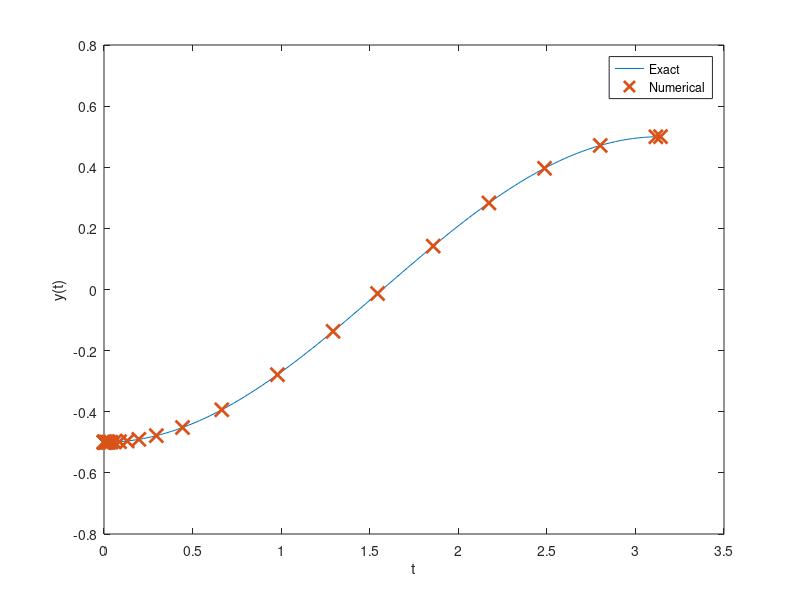

This chart was generated by the following MATLAB code: (Note: this script raises an error after producing the figure.)
%% Integrator Lab: Solving First Order ODEs in MATLAB
% This lab will teach you to numerically solve first order ODEs using a built 
% in MATLAB integrator, |ode45|.  |ode45| is a good, general purpose tool for 
% integrating first order equations (and first order systems). It is not always 
% the right algorithm, but it is usually the right algorithm to try first.
% 
% You will learn how to use the |ode45| routine, how to interpolate between 
% points, and how MATLAB handles data structures.
% 
% Opening the m-file lab2.m in the MATLAB editor, step through each part using 
% cell mode to see the results. Compare the output with the PDF, which was generated 
% from this m-file.
% 
% There are six exercises in this lab that are to be handed in at the end of 
% the lab. Write your solutions in the template, including appropriate descriptions 
% in each step. Save the .m file and submit it online using Quercus.
%% Student Information
% Student Name: John Salib
% 
% Student Number: 1006729729
%% Set up an inline function representation of an ODE and solve it
% MATLAB has many built in routines for solving differential equations of the 
% form
% 
% |y' = f(t,y)|
% 
% We will solve them using |ode45|, a high precision integrator. To do this, 
% we will need to construct an inline function representation of |f|, an initial 
% condition, and specify how far we want MATLAB to integrate the problem. Once 
% we have set these, we pass the information to |ode45| to get the solution.
% 
% For a first example, we will solve the initial value problem
% 
% |y' = y, y(0) = 1|
% 
% which has as its answer |y = e^t|. 

% Set up the right hand side of the ODE as an inline function
f = @(t,y) y; 

% The initial conditions
t0 = 0;
y0 = 1;

% The time we will integrate until
t1 = 2;

soln = ode45(f, [t0, t1], y0);
%% Examining the output
% When we execute the |ode45|, it returns a data structure, stored in soln. 
% We can see the pieces of the data structure with a display command:

disp(soln);
%% Understanding the components of the solution data structure
% The most important elements of the data structure are stored in the |x| and 
% |y| components of the structure; these are vectors. Vectors |x| and |y| contain 
% the points at which the numerical approximation to the initial value problem 
% has been computed. In other words, |y(j)| is the approximate value of the solution 
% at |x(j)|.
% 
% *NOTE:* Even though we may be studying a problem like |u(t)| or |y(t)|, MATLAB 
% will always use |x| for the independent variable and |y| for the dependent variable 
% in the data structure.
% 
% Pieces of the data structure can be accessed using a period, as in C/C++ or 
% Java. See the examples below:

% Display the values of |t| at which |y(t)| is approximated
fprintf(' Vector of t values: ');
disp(soln.x);
% Display the the corresponding approximations of |y(t)|
fprintf(' Vector of y values: ');
disp(soln.y);

% Display the approximation of the solution at the 3rd point:
fprintf(' Third element of the vector of t values: %g\n',soln.x(3));
fprintf(' Third element of the vector of y values: %g\n',soln.y(3));
%% Visualizing and comparing the solution
% We can now visualize the solution at the computed data points and compare 
% with the exact solution.

% Construct the exact solution
tt = linspace(0,2,50);
yy = exp(tt);

% Plot both on the same figure, plotting the approximation with x's
plot(tt, yy, soln.x, soln.y, 'x', 'MarkerSize',10, 'LineWidth', 2);
% NOTE: the MarkerSize and LineWidth are larger than their defaults of 6
% and 1, respectively.  This makes the print out more readable.

% Add a label to the axis and a legend
xlabel('t');
legend('Exact', 'Numerical','Location','Best');
%% Exercise 1
% Objective: Solve an initial value problem and plot both the numerical approximation 
% and the corresponding exact solution.
% 
% Details: Solve the IVP
% 
% |y' = y tan t + sin t, y(0) = -1/2|
% 
% from |t = 0| to |t = pi|.
% 
% Compute the exact solution (by hand), and plot both on the same figure for 
% comparison, as above.
% 
% Your submission should show the construction of the inline function, the use 
% of ode45 to obtain the solution, a construction of the exact solution, and a 
% plot showing both. In the comments, include the exact solution.
% 
% Label your axes and include a legend.

%Setting up the inline function
f = @(t, y) y * tan(t) + sin(t);

%initial condition
y0 = -0.5;

%integration bounds for t
t0 = 0;
t1 = pi;

%solving ODE Numerically
my_soln = ode45(f, [t0, t1], y0);

%setting up exact solution
t = linspace(0, pi, 100);
y = 0.5.*tan(t).*sin(t) - 1./(2.*cos(t)); %exact solution solved by hand

%plotting both solutions
plot(t, y, my_soln.x, my_soln.y, 'x', 'MarkerSize',10, 'LineWidth', 2);

%adding labels and legend
xlabel('t');
ylabel('y(t)');
legend('Exact', 'Numerical','Location','Best');

%% Computing an approximation at a specific point
% As you should be able to see by examining |soln.x|, ode45 returns the solution 
% at a number of points between |t0| and |t1|. But sometimes we want to know the 
% solution at some intermediate point.
% 
% To obtain this value, we need to interpolate it in a consistent way. Fortunately, 
% MATLAB provides a convenient function, |deval|, specifically for this.

% Compute the solution at t = .25:
deval(soln, .25)

% Compute the solution at t = 1.6753:
fprintf(' Solution at 1.6753: %g\n', deval(soln, 1.6753));

% Compute the solution at 10 grid points between .45 and 1.65:
tinterp = linspace(.45, 1.65, 10);
deval(soln, tinterp)

% Alternatively:
deval(soln, linspace(.45, 1.65, 10))
%% Exercise 2
% Objective: Interpolate a solution at a number of grid points
% 
% Details: For the solution you computed in exercise 1, use deval to compute 
% the interpolated values at 10 grid points between 2 and 3.

%computing solutions for 10 grid points between t = 2 and t = 3
deval(my_soln, linspace(2, 3, 10))
%% Errors, Step Sizes, and Tolerances
% As you may have noticed, in contrast to the IODE software, at no point do 
% we set a step size for our solution. Indeed, the step size is set adaptively 
% to conform to a specified error tolerance. 
% 
% Roughly speaking, given the solution at |(t_j, y_j)|, |ode45| computes two 
% approximations of the solution at |t_{j+1} = t_j + h|; one is of greater accuracy 
% than the other. If the difference is below a specified tolerance, the step is 
% accepted and we continue. Otherwise the step is rejected and the smaller step 
% size, |h|, is used; it is often halved.
% 
% We can compute the global truncation error at each solution point, figure 
% out the maximum error, and visualize this error (on a linear-log scale):

% Compute the exact solution
yexact = exp(soln.x);

% Compute the point-wise error; note the use of MATLAB's vectorization
err = abs(yexact - soln.y);

disp(err);

fprintf('maximum error: %g \n', max(err));

semilogy(soln.x, err, 'LineWidth', 2);
xlabel('t');
ylabel('error');
%% Exercise 3
% Objective: Examine the error of a solution generated by |ode45|
% 
% Details: For your solution to exercise 1, compute the point-wise error, identify 
% the maximum value of the error, and visualize the error on a linear-log plot 
% (use semilogy to plot the log of the error vs. t). Write in the comments where 
% the error is largest, and give a brief (1-2 sentences) explanation of why it 
% is largest there. Make sure to label your axes.

%computing exact solution
exact_y = 0.5.*tan(my_soln.x).*sin(my_soln.x) - 1./(2.*cos(my_soln.x));

%finding point wise error
error = abs(exact_y - my_soln.y);

%finding maximum error
fprintf('maximum error: %g \n', max(error));

%plotting error graph
semilogy(my_soln.x, error, 'LineWidth', 2);
xlabel('t');
ylabel('error');

%The error function peaks at pi/2 this is because at pi/2 the value of
%y becomes undefined as both tan(t) and 1/(2*cos(t)) become undefined
% hence the numerical solution is attempting to get as close to 
% undefined as possible. 
%% Exercise 4
% Objective: Solve and visualize a nonlinear ode using ode45
% 
% Details: Solve the IVP
% 
% |y' = 1 / y^2 , y(1) = 1|
% 
% from |t=1| to |t=10| using |ode45|. Find the exact solution and compute the 
% maximum point-wise error. Then plot the approximate solution and the exact solution 
% on the same axes.
% 
% Your solution should show the definition of the inline function, the computation 
% of its solution in this interval, the computation of the exact solution at the 
% computed grid points, the computation of the maximum error, and a plot of the 
% exact and approximate solutions. Your axes should be appropriately labeled and 
% include a legend.

%inline function definition
f = @(t,y) 1/(y.^2);

%initial condition
y0 = 1;

%time interval
t0 = 1;
t1 = 10;

%finding numerical solution
soln = ode45(f, [t0, t1], y0);

%constructing exact solution
t = linspace(1, 10, 100);
y = (3.*t-2).^(1/3);

%finding max error
yexact = (3.*soln.x-2).^(1/3);
error = abs(yexact - soln.y);
fprintf('maximum error: %g \n', max(error));

%plotting exact and numerical solutions
plot(t, y, soln.x, soln.y, 'x', 'MarkerSize',10, 'LineWidth', 2);

%adding labels and legend
title('Exact and Numerical Solutions to dy/dt = 1/y^2')
xlabel('t');
ylabel('y(t)');
legend('Exact', 'Numerical','Location','Best');


%% Exercise 5
% Objective: Solve and visualize an ODE that cannot be solved by hand with |ode45|.
% 
% Details: Solve the IVP
% 
% |y' = 1 - t y / 2, y(0) = -1|
% 
% from |t=0| to |t=10|. 
% 
% Your solution should show you defining the inline function, computing the 
% solution in this interval, and plotting it.
% 
% Your axes should be appropriately labeled

%defining inline function
f = @(t,y) 1 - t * y / 2;

%intial condition
y0 = -1;

%time interval
t0 = 0;
t1 = 10;

%finding numerical solution
soln = ode45(f, [t0, t1], y0);

%plotting numerical solution
plot(soln.x, soln.y, 'x', 'MarkerSize',10, 'LineWidth', 2);

%adding labels and legend
title('Numerical Solutions to dy/dt = 1-ty/2')
xlabel('t');
ylabel('y(t)');
legend('Numerical','Location','Best');

%% Exercise 6 - When things go wrong
% Objective: Solve an ode and explain the warning message
% 
% Details: Solve the IVP:
% 
% |y' = y^3 - t^2, y(0) = 1|
% 
% from |t=0| to |t=1|. 
% 
% Your solution should show you defining the inline function, and computing 
% the solution in this interval.
% 
% If you try to plot the solution, you should find that the solution does not 
% make it all the way to t = 1.
% 
% In the comments explain why MATLAB generates the warning message that you 
% may see, or fails to integrate all the way to t=1. HINT: Try plotting the direction 
% field for this with IODE.

%defining inline function
f = @(t,y) y^3 - t^2;

%intial condition
y0 = 1;

%time interval
t0 = 0;
t1 = 1;

%finding numerical solution
soln = ode45(f, [t0, t1], y0);

%plotting numerical solution
plot(soln.x, soln.y, 'x', 'MarkerSize',10, 'LineWidth', 2);

%adding labels and legend
title('Numerical Solutions to dy/dt = y^3 -t^2')
xlabel('t');
ylabel('y(t)');
legend('Numerical','Location','Best');

%using IODE to visualize the direction field it is seen that there is an
%unstable equilibrium solution that is linear (solution where y=mt) across 
%the direction field. At y0=1 the solution is above the unstable equilibrium 
%hence it rapidly diverges towards y(t) = inf when approaching the equilibrium
%at t = 0.5 forming a vertical line (infinite dy/dt).